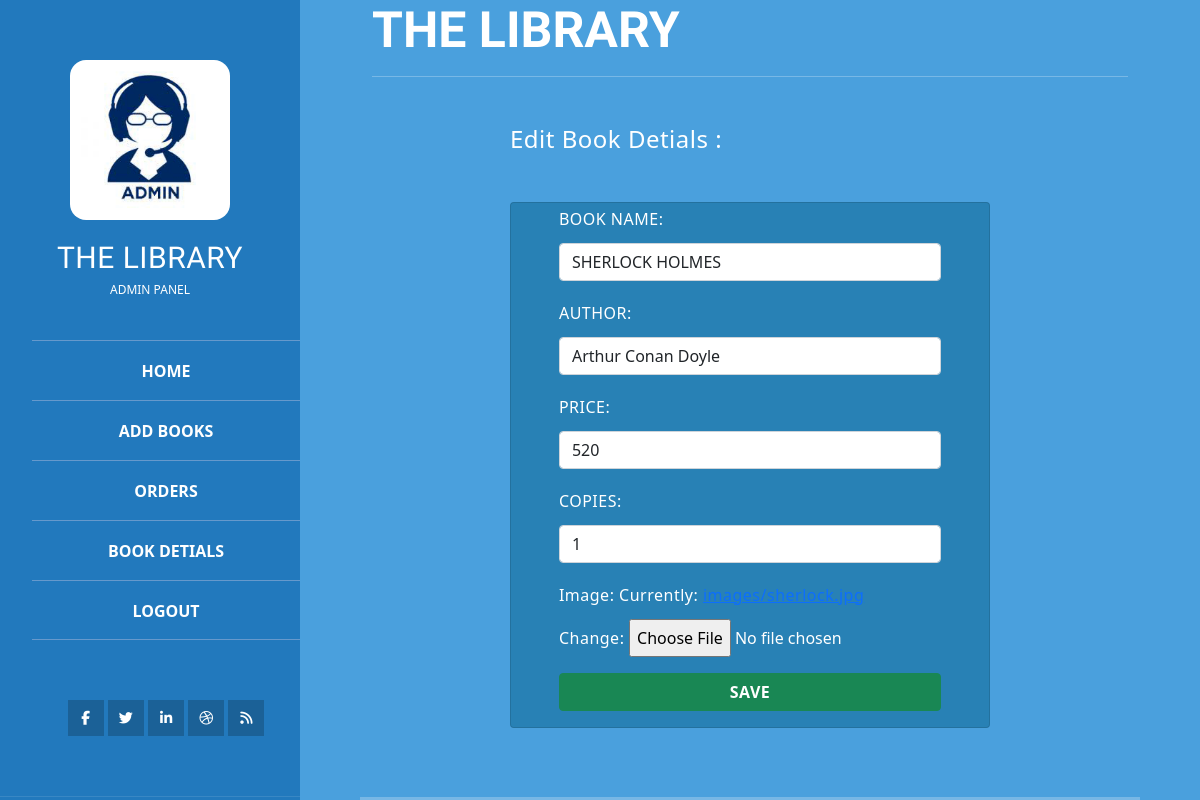
The page /book/change/1 on the database its author committed.
### bookstoreapp/models.py (models this page shows, shortened)
class Book(models.Model):
    name=models.CharField(max_length=120,unique=True)
    author=models.CharField(max_length=120)
    price=models.PositiveIntegerField(default=0)
    copies=models.PositiveIntegerField(default=0)
    image=models.ImageField(upload_to="bookimages",null=True)

### bookstoreapp/views.py (the view)
# urls.py: path("change/<int:id>",views.BookUpdateView.as_view(),name="changebook"),
class BookUpdateView(UpdateView):
    model = Book
    form_class = AddbookForm
    success_url = reverse_lazy("listbook")
    pk_url_kwarg = "id"
    template_name = "book_edit.html"

### bookstoreapp/forms.py
class AddbookForm(ModelForm):
    class Meta:
        model = Book
        fields = ["name", "author", "price", "copies", "image"]  # modelile fields  or "__all__"
        widgets = {
            "name": forms.TextInput(attrs={"class": "form-control"}),
            "author": forms.TextInput(attrs={"class": "form-control"}),
            "price": forms.NumberInput(attrs={"class": "form-control"}),
            "copies": forms.NumberInput(attrs={"class": "form-control"})
        }
        labels = {
            'name': 'BOOK NAME',
            'author': 'AUTHOR',
            "price": "PRICE",
            "copies": "COPIES"
        }

### bookstoreapp/templates/book_edit.html (shortened to what this page needs)
{%extends 'adminbase.html' %}
{%block body_block%}
<div class="container mt-5">
    <div class="row">
        <div class="col-2"></div>
        <div class="col-8">
            <h4>Edit Book Detials :</h4>
<div class="card bookeditcard mt-5" style="background:#2881b5;">
            <form class="bookeditform" action="" method="post">
                {{form.as_p}}
                <button type="submit" class="btn btn-success w-100 mb-3"><strong>SAVE</strong></button>
            </form>
</div>
        </div>
        <div class="col-2"></div>
    </div>
</div>
{%endblock%}

### bookstoreapp/static/basecss/tooplate-style.css (style rules this page uses)
body { font-family: 'Roboto', sans-serif; overflow-x: hidden; }
input, select, textarea { outline: none; }
a { color: #9FF; text-decoration: none; }
p { letter-spacing: 0.5px; line-height: 2em; color: #fff; }
h4 { font-size: 28px; font-weight: 700; color: #fff; letter-spacing: 0.5px; }
html { -webkit-box-sizing: border-box; -moz-box-sizing: border-box; box-sizing: border-box; }
*, *:before, *:after { -webkit-box-sizing: inherit; -moz-box-sizing: inherit; box-sizing: inherit; }
.container { margin: 0 auto; }
button { display: inline-block; padding: 12px 22px; background-color: #fff; color: #2279BD; font-size: 14px; font-weight: 800; letter-spacing: 0.5px; text-transform: uppercase; transition: all 0.5s; border: none; outline: none; cursor: pointer; }
.form-control::placeholder { color: #FFF; opacity: 0.6; }

### bookstoreapp/static/basecss/lightbox.css (style rules this page uses)
.bookeditcard { width:100%; }
.bookeditform { margin:auto; }

### rows shown on the page
Book: name "SHERLOCK HOLMES", author "Arthur Conan Doyle", price "520", copies "1"
